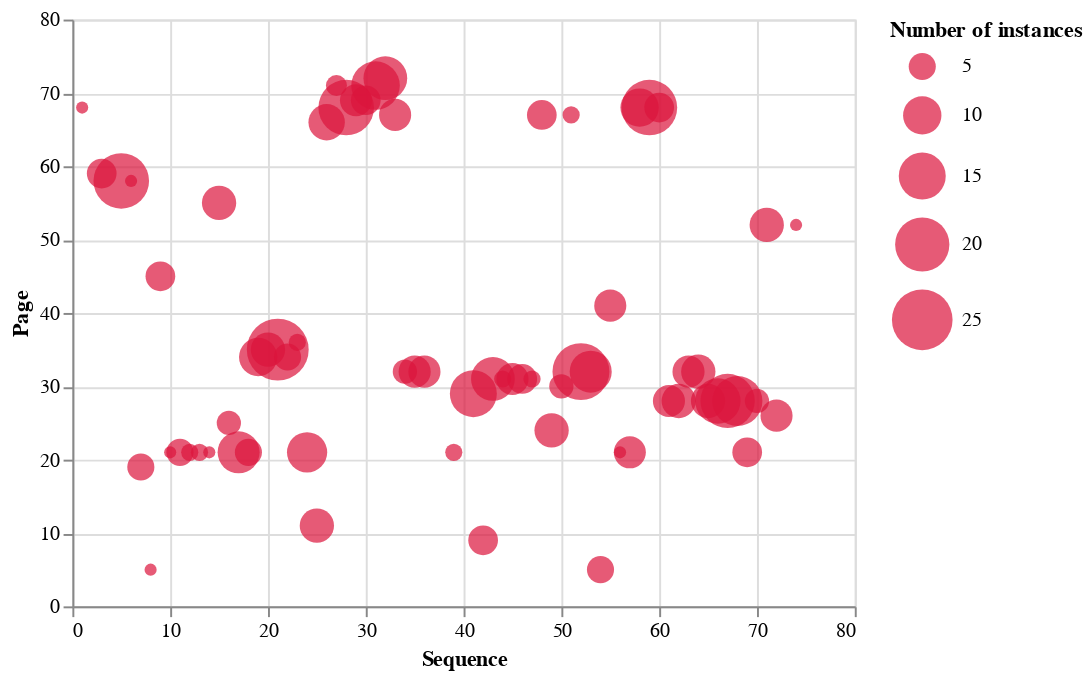

Here is the notebook cell this chart was saved with:
### Code cell
grouped_predictions = result.groupby(['sequence', 'page']).size().reset_index(name='counts')
# Create visualization
chart = alt.Chart(grouped_predictions).mark_circle(size=100, color='crimson').encode(
    x=alt.X('sequence:Q', axis=alt.Axis(title='Sequence')),
    y=alt.Y('page:Q', axis=alt.Axis(title='Page')),
    size=alt.Size('counts:Q', scale=alt.Scale(range=[0, 1000]), legend=alt.Legend(title='Number of instances')),
    tooltip=['sequence', 'page', 'counts']
)

chart

### Figure 1 — Vega-Lite specification as saved in the notebook (floating-point values rounded to 4 significant figures)
{"config": {"view": {"continuousWidth": 400, "continuousHeight": 300}}, "data": {"name": "data-b6dd3253eb730f419d07c469e2fd2e81"}, "mark": {"type": "circle", "color": "crimson", "size": 100}, "encoding": {"size": {"field": "counts", "legend": {"title": "Number of instances"}, "scale": {"range": [0, 1000]}, "type": "quantitative"}, "tooltip": [{"field": "sequence", "type": "quantitative"}, {"field": "page", "type": "quantitative"}, {"field": "counts", "type": "quantitative"}], "x": {"axis": {"title": "Sequence"}, "field": "sequence", "type": "quantitative"}, "y": {"axis": {"title": "Page"}, "field": "page", "type": "quantitative"}}, "$schema": "https://vega.github.io/schema/vega-lite/v4.17.0.json", "datasets": {"data-b6dd3253eb730f419d07c469e2fd2e81": [{"sequence": 1.0, "page": 68, "counts": 1}, {"sequence": 3.0, "page": 59, "counts": 6}, {"sequence": 5.0, "page": 58, "counts": 21}, {"sequence": 6.0, "page": 58, "counts": 1}, {"sequence": 7.0, "page": 19, "counts": 5}, {"sequence": 8.0, "page": 5, "counts": 1}, {"sequence": 9.0, "page": 45, "counts": 6}, {"sequence": 10.0, "page": 21, "counts": 1}, {"sequence": 11.0, "page": 21, "counts": 5}, {"sequence": 12.0, "page": 21, "counts": 2}, {"sequence": 13.0, "page": 21, "counts": 2}, {"sequence": 14.0, "page": 21, "counts": 1}, {"sequence": 15.0, "page": 55, "counts": 8}, {"sequence": 16.0, "page": 25, "counts": 4}, {"sequence": 17.0, "page": 21, "counts": 12}, {"sequence": 18.0, "page": 21, "counts": 5}, {"sequence": 19.0, "page": 34, "counts": 10}, {"sequence": 20.0, "page": 35, "counts": 8}, {"sequence": 21.0, "page": 35, "counts": 26}, {"sequence": 22.0, "page": 34, "counts": 5}, {"sequence": 23.0, "page": 36, "counts": 2}, {"sequence": 24.0, "page": 21, "counts": 11}, {"sequence": 25.0, "page": 11, "counts": 8}, {"sequence": 26.0, "page": 66, "counts": 9}, {"sequence": 27.0, "page": 71, "counts": 3}, {"sequence": 28.0, "page": 68, "counts": 21}, {"sequence": 29.0, "page": 69, "counts": 7}, {"sequence": 30.0, "page": 69, "counts": 6}, {"sequence": 31.0, "page": 71, "counts": 16}, {"sequence": 32.0, "page": 72, "counts": 13}, {"sequence": 33.0, "page": 67, "counts": 7}, {"sequence": 34.0, "page": 32, "counts": 4}, {"sequence": 35.0, "page": 32, "counts": 7}, {"sequence": 36.0, "page": 32, "counts": 7}, {"sequence": 39.0, "page": 21, "counts": 2}, {"sequence": 41.0, "page": 29, "counts": 15}, {"sequence": 42.0, "page": 9, "counts": 6}, {"sequence": 43.0, "page": 31, "counts": 13}, {"sequence": 44.0, "page": 31, "counts": 2}, {"sequence": 45.0, "page": 31, "counts": 7}, {"sequence": 46.0, "page": 31, "counts": 6}, {"sequence": 47.0, "page": 31, "counts": 2}, {"sequence": 48.0, "page": 67, "counts": 6}, {"sequence": 49.0, "page": 24, "counts": 8}, {"sequence": 50.0, "page": 30, "counts": 4}, {"sequence": 51.0, "page": 67, "counts": 2}, {"sequence": 52.0, "page": 32, "counts": 22}, {"sequence": 53.0, "page": 32, "counts": 12}, {"sequence": 54.0, "page": 5, "counts": 5}, {"sequence": 55.0, "page": 41, "counts": 7}, {"sequence": 56.0, "page": 21, "counts": 1}, {"sequence": 57.0, "page": 21, "counts": 7}, {"sequence": 58.0, "page": 68, "counts": 10}, {"sequence": 59.0, "page": 68, "counts": 21}, {"sequence": 60.0, "page": 68, "counts": 6}, {"sequence": 61.0, "page": 28, "counts": 7}, {"sequence": 62.0, "page": 28, "counts": 8}, {"sequence": 63.0, "page": 32, "counts": 7}, {"sequence": 64.0, "page": 32, "counts": 8}, {"sequence": 65.0, "page": 28, "counts": 8}, {"sequence": 66.0, "page": 28, "counts": 14}, {"sequence": 67.0, "page": 28, "counts": 20}, {"sequence": 68.0, "page": 28, "counts": 17}, {"sequence": 69.0, "page": 21, "counts": 6}, {"sequence": 70.0, "page": 28, "counts": 4}, {"sequence": 71.0, "page": 52, "counts": 8}, {"sequence": 72.0, "page": 26, "counts": 7}, {"sequence": 74.0, "page": 52, "counts": 1}]}}
